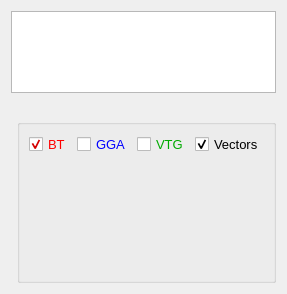
          <widget class="QWidget" name="tab_mbt_2_data">
           <attribute name="title">
            <string>Data</string>
           </attribute>
           <layout class="QGridLayout" name="gridLayout_22">
            <item row="0" column="0">
             <layout class="QVBoxLayout" name="verticalLayout_14" stretch="1,0,2">
              <item>
               <widget class="QTableWidget" name="table_moving_bed">
                <property name="font">
                 <font>
                  <pointsize>10</pointsize>
                 </font>
                </property>
               </widget>
              </item>
              <item>
               <widget class="QLabel" name="txt_mb_plotted">
                <property name="text">
                 <string/>
                </property>
                <property name="alignment">
                 <set>Qt::AlignCenter</set>
                </property>
               </widget>
              </item>
              <item>
               <layout class="QHBoxLayout" name="horizontalLayout_18" stretch="4,2">
                <item>
                 <widget class="QWidget" name="graph_mb_ts" native="true"/>
                </item>
                <item>
                 <widget class="QGroupBox" name="gb_mb_st">
                  <property name="title">
                   <string/>
                  </property>
                  <layout class="QGridLayout" name="gridLayout_21">
                   <item row="0" column="0">
                    <layout class="QVBoxLayout" name="verticalLayout_13" stretch="1,8">
                     <item>
                      <layout class="QHBoxLayout" name="horizontalLayout_17">
                       <item>
                        <widget class="QCheckBox" name="cb_mb_bt">
                         <property name="palette">
                          <palette>
                           <active>
                            <colorrole role="WindowText">
                             <brush brushstyle="SolidPattern">
                              <color alpha="255">
                               <red>255</red>
                               <green>0</green>
                               <blue>0</blue>
                              </color>
                             </brush>
                            </colorrole>
                            <colorrole role="Text">
                             <brush brushstyle="SolidPattern">
                              <color alpha="255">
                               <red>255</red>
                               <green>0</green>
                               <blue>0</blue>
                              </color>
                             </brush>
                            </colorrole>
                            <colorrole role="PlaceholderText">
                             <brush brushstyle="SolidPattern">
                              <color alpha="128">
                               <red>255</red>
                               <green>0</green>
                               <blue>0</blue>
                              </color>
                             </brush>
                            </colorrole>
                           </active>
                           <inactive>
                            <colorrole role="WindowText">
                             <brush brushstyle="SolidPattern">
                              <color alpha="255">
                               <red>255</red>
                               <green>0</green>
                               <blue>0</blue>
                              </color>
                             </brush>
                            </colorrole>
                            <colorrole role="Text">
                             <brush brushstyle="SolidPattern">
                              <color alpha="255">
                               <red>255</red>
                               <green>0</green>
                               <blue>0</blue>
                              </color>
                             </brush>
                            </colorrole>
                            <colorrole role="PlaceholderText">
                             <brush brushstyle="SolidPattern">
                              <color alpha="128">
                               <red>255</red>
                               <green>0</green>
                               <blue>0</blue>
                              </color>
                             </brush>
                            </colorrole>
                           </inactive>
                           <disabled>
                            <colorrole role="WindowText">
                             <brush brushstyle="SolidPattern">
                              <color alpha="255">
                               <red>120</red>
                               <green>120</green>
                               <blue>120</blue>
                              </color>
                             </brush>
                            </colorrole>
                            <colorrole role="Text">
                             <brush brushstyle="SolidPattern">
                              <color alpha="255">
                               <red>120</red>
                               <green>120</green>
                               <blue>120</blue>
                              </color>
                             </brush>
                            </colorrole>
                            <colorrole role="PlaceholderText">
                             <brush brushstyle="SolidPattern">
                              <color alpha="128">
                               <red>0</red>
                               <green>0</green>
                               <blue>0</blue>
                              </color>
                             </brush>
                            </colorrole>
                           </disabled>
                          </palette>
                         </property>
                         <property name="font">
                          <font>
                           <pointsize>10</pointsize>
                          </font>
                         </property>
                         <property name="text">
                          <string>BT</string>
                         </property>
                         <property name="checked">
                          <bool>true</bool>
                         </property>
                        </widget>
                       </item>
                       <item>
                        <widget class="QCheckBox" name="cb_mb_gga">
                         <property name="palette">
                          <palette>
                           <active>
                            <colorrole role="WindowText">
                             <brush brushstyle="SolidPattern">
                              <color alpha="255">
                               <red>0</red>
                               <green>0</green>
                               <blue>255</blue>
                              </color>
                             </brush>
                            </colorrole>
                           </active>
                           <inactive>
                            <colorrole role="WindowText">
                             <brush brushstyle="SolidPattern">
                              <color alpha="255">
                               <red>0</red>
                               <green>0</green>
                               <blue>255</blue>
                              </color>
                             </brush>
                            </colorrole>
                           </inactive>
                           <disabled>
                            <colorrole role="WindowText">
                             <brush brushstyle="SolidPattern">
                              <color alpha="255">
                               <red>120</red>
                               <green>120</green>
                               <blue>120</blue>
                              </color>
                             </brush>
                            </colorrole>
                           </disabled>
                          </palette>
                         </property>
                         <property name="font">
                          <font>
                           <pointsize>10</pointsize>
                          </font>
                         </property>
                         <property name="text">
                          <string>GGA</string>
                         </property>
                        </widget>
                       </item>
                       <item>
                        <widget class="QCheckBox" name="cb_mb_vtg">
                         <property name="palette">
                          <palette>
                           <active>
                            <colorrole role="WindowText">
                             <brush brushstyle="SolidPattern">
                              <color alpha="255">
                               <red>0</red>
                               <green>170</green>
                               <blue>0</blue>
                              </color>
                             </brush>
                            </colorrole>
                           </active>
                           <inactive>
                            <colorrole role="WindowText">
                             <brush brushstyle="SolidPattern">
                              <color alpha="255">
                               <red>0</red>
                               <green>170</green>
                               <blue>0</blue>
                              </color>
                             </brush>
                            </colorrole>
                           </inactive>
                           <disabled>
                            <colorrole role="WindowText">
                             <brush brushstyle="SolidPattern">
                              <color alpha="255">
                               <red>120</red>
                               <green>120</green>
                               <blue>120</blue>
                              </color>
                             </brush>
                            </colorrole>
                           </disabled>
                          </palette>
                         </property>
                         <property name="font">
                          <font>
                           <pointsize>10</pointsize>
                          </font>
                         </property>
                         <property name="text">
                          <string>VTG</string>
                         </property>
                        </widget>
                       </item>
                       <item>
                        <widget class="QCheckBox" name="cb_mb_vectors">
                         <property name="font">
                          <font>
                           <pointsize>10</pointsize>
                          </font>
                         </property>
                         <property name="text">
                          <string>Vectors</string>
                         </property>
                         <property name="checked">
                          <bool>true</bool>
                         </property>
                        </widget>
                       </item>
                      </layout>
                     </item>
                     <item>
                      <widget class="QWidget" name="graph_mb_st" native="true"/>
                     </item>
                    </layout>
                   </item>
                  </layout>
                 </widget>
                </item>
               </layout>
              </item>
             </layout>
            </item>
           </layout>
          </widget>
